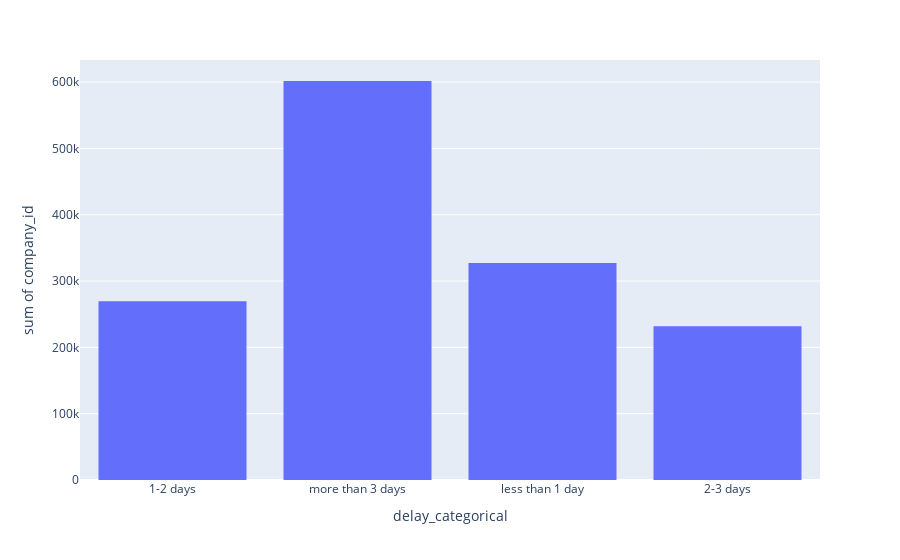

Notebook cell for this chart:
### Code cell
import plotly.express as px

fig = px.histogram(df, x='delay_categorical', y='company_id')
fig.show()

### Figure 1 — Plotly figure (JSON) as saved in the notebook; plotly's stock layout.template omitted (floating-point values rounded to 4 significant figures; data arrays with more than 128 entries replaced by an {"elided": "..."} marker saying what was removed)
{"data": [{"alignmentgroup": "True", "bingroup": "x", "histfunc": "sum", "hovertemplate": "delay_categorical=%{x}<br>sum of company_id=%{y}<extra></extra>", "legendgroup": "", "marker": {"color": "#636efa"}, "name": "", "offsetgroup": "", "orientation": "v", "showlegend": false, "type": "histogram", "x": {"elided": "264 str values"}, "xaxis": "x", "y": {"elided": "264 int values"}, "yaxis": "y"}], "layout": {"barmode": "relative", "legend": {"tracegroupgap": 0}, "margin": {"t": 60}, "xaxis": {"anchor": "y", "domain": [0, 1], "title": {"text": "delay_categorical"}}, "yaxis": {"anchor": "x", "domain": [0, 1], "title": {"text": "sum of company_id"}}}}
